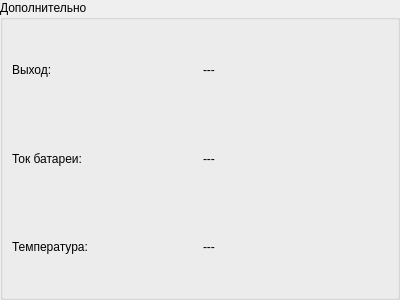
<?xml version="1.0" encoding="UTF-8"?>
<ui version="4.0">
 <class>PtrtStatusWidget</class>
 <widget class="QWidget" name="PtrtStatusWidget">
  <property name="geometry">
   <rect>
    <x>0</x>
    <y>0</y>
    <width>400</width>
    <height>300</height>
   </rect>
  </property>
  <property name="windowTitle">
   <string>Form</string>
  </property>
  <layout class="QVBoxLayout" name="verticalLayout">
   <property name="leftMargin">
    <number>0</number>
   </property>
   <property name="topMargin">
    <number>0</number>
   </property>
   <property name="rightMargin">
    <number>0</number>
   </property>
   <property name="bottomMargin">
    <number>0</number>
   </property>
   <item>
    <widget class="QGroupBox" name="groupBox">
     <property name="title">
      <string>Дополнительно</string>
     </property>
     <layout class="QGridLayout" name="gridLayout">
      <item row="0" column="0">
       <widget class="QLabel" name="titleOutput">
        <property name="text">
         <string>Выход:</string>
        </property>
       </widget>
      </item>
      <item row="0" column="1">
       <widget class="QLabel" name="labelOutput">
        <property name="text">
         <string>---</string>
        </property>
       </widget>
      </item>
      <item row="1" column="0">
       <widget class="QLabel" name="titleBatteryCurrent">
        <property name="text">
         <string>Ток батареи:</string>
        </property>
       </widget>
      </item>
      <item row="1" column="1">
       <widget class="QLabel" name="labelBatteryCurrent">
        <property name="text">
         <string>---</string>
        </property>
       </widget>
      </item>
      <item row="2" column="0">
       <widget class="QLabel" name="titleTemperature">
        <property name="text">
         <string>Температура:</string>
        </property>
       </widget>
      </item>
      <item row="2" column="1">
       <widget class="QLabel" name="labelTemperature">
        <property name="text">
         <string>---</string>
        </property>
       </widget>
      </item>
     </layout>
    </widget>
   </item>
  </layout>
 </widget>
 <resources/>
 <connections/>
</ui>
